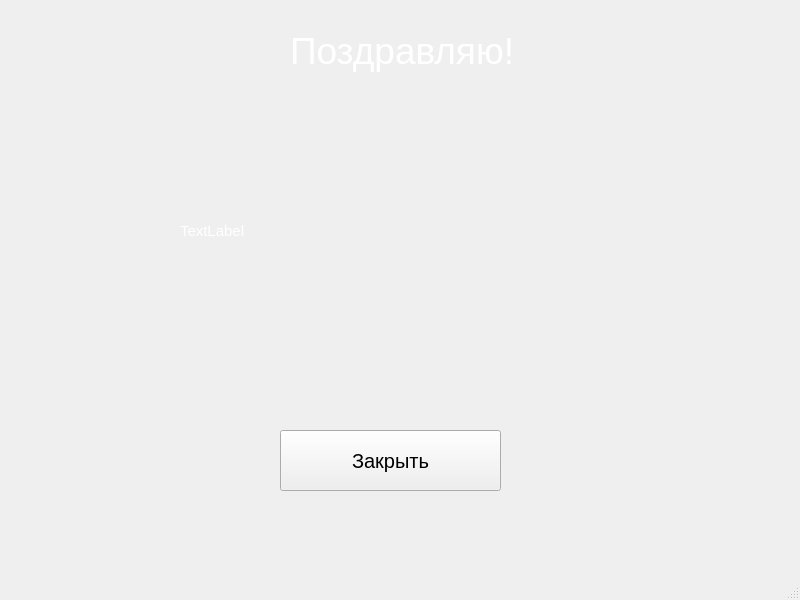
<?xml version="1.0" encoding="UTF-8"?>
<ui version="4.0">
 <class>MainWindow</class>
 <widget class="QMainWindow" name="MainWindow">
  <property name="geometry">
   <rect>
    <x>0</x>
    <y>0</y>
    <width>800</width>
    <height>600</height>
   </rect>
  </property>
  <property name="windowTitle">
   <string>MainWindow</string>
  </property>
  <widget class="QWidget" name="centralwidget">
   <widget class="QPushButton" name="btn_close">
    <property name="geometry">
     <rect>
      <x>280</x>
      <y>430</y>
      <width>221</width>
      <height>61</height>
     </rect>
    </property>
    <property name="font">
     <font>
      <pointsize>15</pointsize>
     </font>
    </property>
    <property name="text">
     <string>Закрыть</string>
    </property>
   </widget>
   <widget class="QLabel" name="lbl_Congret">
    <property name="geometry">
     <rect>
      <x>290</x>
      <y>20</y>
      <width>251</width>
      <height>61</height>
     </rect>
    </property>
    <property name="font">
     <font>
      <pointsize>28</pointsize>
     </font>
    </property>
    <property name="styleSheet">
     <string notr="true">color: rgb(255, 255, 255);</string>
    </property>
    <property name="text">
     <string>Поздравляю!</string>
    </property>
   </widget>
   <widget class="QLabel" name="lbl_ShowScore">
    <property name="geometry">
     <rect>
      <x>180</x>
      <y>200</y>
      <width>431</width>
      <height>61</height>
     </rect>
    </property>
    <property name="font">
     <font>
      <pointsize>11</pointsize>
     </font>
    </property>
    <property name="styleSheet">
     <string notr="true">color: rgb(255, 255, 255);</string>
    </property>
    <property name="text">
     <string>TextLabel</string>
    </property>
   </widget>
  </widget>
  <widget class="QMenuBar" name="menubar">
   <property name="geometry">
    <rect>
     <x>0</x>
     <y>0</y>
     <width>800</width>
     <height>21</height>
    </rect>
   </property>
  </widget>
  <widget class="QStatusBar" name="statusbar"/>
 </widget>
 <resources/>
 <connections/>
</ui>
